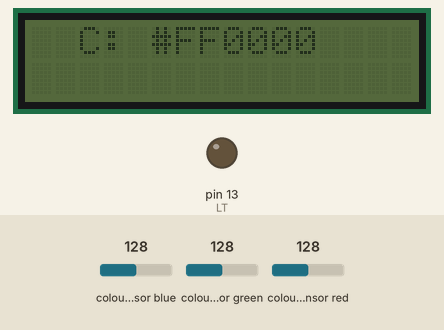
A sketch run on a simulated Arduino Uno, built with avr-gcc and run on an emulated ATmega328P. Shown: 16×2 character LCD, output pins drawn as LEDs (lit = HIGH). Wiring (inferred from the names in the program): TCS3200 colour sensor: output pin 2; S2 pin 5; S3 pin 6; S0 pin 3; S1 pin 4. The inputs (shaded band) are chosen by the test bench; at power-on: colour sensor blue 128, colour sensor green 128, colour sensor red 128. Pins used as bus, display or sensor lines are not drawn; what the sketch prints to the serial monitor is not drawn.

Above: at 1.3 s.
1.4 s: colour sensor blue set to 5
At 4.1 s:
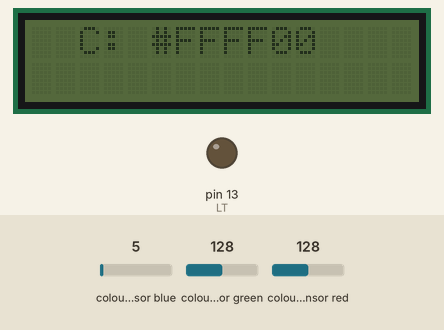
4.4 s: colour sensor green set to 191
At 7.2 s:
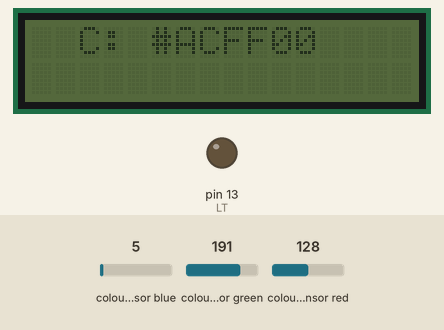
7.4 s: colour sensor red set to 243
At 10.9 s:
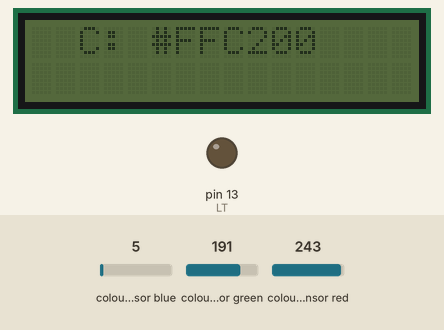
Timing chart, 0 to 16.4 s (numbered marks = the images above; inputs shaded):
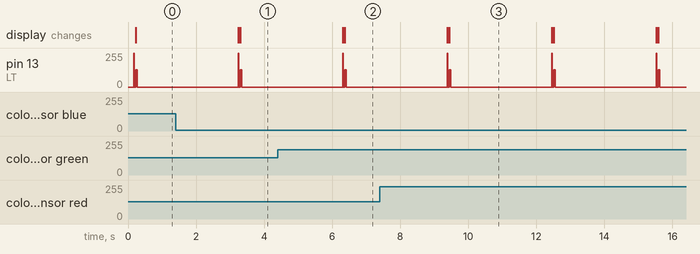

Measured:
- after the input at 1.4 s, the display: first differs from a run without the input after 1.9 s (image 1)
- after the input at 4.4 s, the display: first differs from a run without the input after 2.0 s (image 2)
- after the input at 7.4 s, the display: first differs from a run without the input after 2.0 s (image 3)
- by itself, pin 13 (LT): repeats every 3.1 s: 0/255 0.04 s, 131/255 0.04 s, 0/255 3.0 s, 255/255 0.02 s

The sketch:

GentileVision.ino
```cpp
struct TSL{double t; double s; double l;};//se define una funcion tipo estructura que nos permite definir y tomar varias variables.
int out = 2; // definicion de salida.
int S0 = 3;
int S1 = 4;
int S2 = 5;
int S3 = 6;
int OE = 7; // salida habilitada.
int LT = 13; // indicador de adquisicion de color segun codificacion RGB.

#include <Wire.h>
#include <LiquidCrystal_I2C.h>
LiquidCrystal_I2C lcd(0x27,16,2);


 void setup() {
   TCS3200config();//salta a configurar el sensor.
   Serial.begin(115200);//configura la velocidad del puerto serie.
   Serial.print("\nleyendo sensor 3210\n");//imprime un mensaje.
   delay(100);
   lcd.init();
   lcd.clear();
 }

 void loop() {
   struct TSL tsl = detectorColor();//toma los datos de la funcion de los colores y lo almacena en struct.
   double t = tsl.t;
   Serial.println();
   delay(3000);
   lcd.clear();
 }

 // comando para detectar si hay color alfrente del sensor.
 bool presenteEn(){

   //se cataloga el grado de luminosidad segun la hoja de datos.
   //para determinar el grado de luminosdad o oscuridad.
   double presenteEnTolerance = 2;
   // n˙mero se hace grande cuando algo est· en frente del sensor.
   double presenteEn = leerColor(out,0,0)/leerColor(out,0,1);

   if(presenteEn < presenteEnTolerance){
     Serial.println("no hay nada en frente del sensor");
     return false;
   }
   return true;
 }

 // retorna TSL segun color detectado.
 //
 struct TSL detectorColor(){
 struct TSL tsl;
 double blanco = leerColor(out,0,1);//out es el pin 2 del arduino.
 double rojoS = leerColor(out,1,1);
 double azulS = leerColor(out,2,1);
 double verdeS = leerColor(out,3,1);
 Serial.print("datos capturados blanco : "); Serial.println(blanco);
 Serial.print("datos capturados R : "); Serial.println(rojoS);
 Serial.print("datos capturados G : "); Serial.println(verdeS);
 Serial.print("datos capturados B : "); Serial.println(azulS);Serial.println();

 double r,v,b; // r,v,b Ä [0..1]
 double offset = 3.0/blanco; // compensacion de luminosidad.
 r=min(1.0, offset+(blanco/rojoS));
 v=min(1.0, offset+(blanco/verdeS));
 b=min(1.0, offset+(blanco/azulS));
 Serial.print(" Rojo : "); Serial.println( r);
 Serial.print(" verde : "); Serial.println( v);
 Serial.print(" azul : "); Serial.println( b);
 Serial.println();
 // transformacion RVB -> TSL.
 // r,v,b Ä [0..1]
 // t Ä [0∞..360∞]; s,l Ä [%]
 double t,s,l;
 double maxRVB = max(max(r, b),v);
 double minRVB = min(min(r, b),v);
 double delta = maxRVB-minRVB;
 double sumatoria = maxRVB+minRVB;
 l=(sumatoria/2.0);
 if(delta==0.0){
  t=s=0.0;
 }
 else{
   //saturacion
   if ( l < 0.5 ) s = delta / sumatoria;
   else s = delta / ( 2.0 - delta );

   // tinte
   double del_R = ( ( ( maxRVB - r ) / 6.0 ) + ( delta / 2.0 ) ) / delta;
   double del_G = ( ( ( maxRVB - v ) / 6.0 ) + ( delta / 2.0 ) ) / delta;
   double del_B = ( ( ( maxRVB - b ) / 6.0 ) + ( delta / 2.0 ) ) / delta;

   if ( r == maxRVB ) t = del_B - del_G;
   else if ( v == maxRVB ) t = ( 1.0 / 3.0 ) + del_R - del_B;
   else if ( b == maxRVB ) t = ( 2.0 / 3.0 ) + del_G - del_R;

   if ( t < 0 ) t += 1.0;
   if ( t > 1 ) t -= 1.0;
 }

 // normalizacion
 t*=360.0; // [0∞..360∞]
 s*=100.0; // [%]
 l*=100.0; // [%]
 tsl.t=t; tsl.s=s; tsl.l=l;

 Serial.print(" tinte [0..360]: "); Serial.println(t);
 Serial.print(" saturacion [%]: "); Serial.println(s);
 Serial.print(" luminancia [%]: "); Serial.println(l);

 unsigned int rojo, verde ,azul;
 int html[6];
 if (t>=0&&t<=60){
      rojo=255;
      azul=0;
      verde= (t*64)/(15.01);
 }
 if (t>=60&&t<=120){
      rojo=((t-120)*64)/(105.01-120);
      azul=0;
      verde= 255;
 }
 if (t>=120&&t<=180){
      rojo=0;
      azul=((t-120)*64)/(135.01-120);
      verde= 255;
 }
 if (t>=180&&t<=240){
      rojo= 0;
      azul= 255;
      verde= ((t-240)*64)/(225.01-240);
 }
  if (t>=240&&t<=300){
      rojo=((t-240)*64)/(255.01-240);
      azul= 255;
      verde= 0;
 }
 if (t>=300&&t<=360){
      rojo= 255;
      azul= ((t-360)*64)/(345.01-360);
      verde= 0;
  }

  for(int i=0;i<2;i++){
    if(i==0){
      html[1]=rojo%16;
      html[3]=verde%16;
      html[5]=azul%16;
    }
    if(i==1){
      html[0]=rojo/16;
      html[2]=verde/16;
      html[4]=azul/16;
    }
   }
  char html2[6];
  Serial.println();
  Serial.print("Color: #");
  lcd.setCursor(0,3);
   for(int i=0;i<6;i++){
    switch(html[i]){
      case 0:
       html2[i]='0';
        Serial.print(0);
        break;
      case 1:
      html2[i]='1';
        Serial.print(1);
        break;
      case 2:
      html2[i]='2';
        Serial.print(2);
        break;
      case 3:
      html2[i]='3';
        Serial.print(3);
        break;
      case 4:
      html2[i]='4';
        Serial.print(4);
        break;
      case 5:
      html2[i]='5';
        Serial.print(5);
        break;
      case 6:
      html2[i]='6';
        Serial.print(6);
        break;
      case 7:
      html2[i]='7';
        Serial.print(7);
        break;
      case 8:
      html2[i]='8';
        Serial.print(8);
        break;
      case 9:
      html2[i]='9';
        Serial.print(9);
        break;
      case 10:
      html2[i]='A';
        Serial.print("A");
        break;
      case 11:
      html2[i]='B';
        Serial.print("B");
        break;
      case 12:
      html2[i]='C';
        Serial.print("C");
        break;
      case 13:
      html2[i]='D';
        Serial.print("D");
        break;
      case 14:
      html2[i]='E';
        Serial.print("E");
        break;
      case 15:
      html2[i]='F';
        Serial.print("F");
        break;
     }
   }
   lcd.setCursor(2,0);
   lcd.print("C: #");
   lcd.setCursor(6,0);
   for(int i=0;i<6;i++){
    lcd.print(html2[i]);
   }
 return tsl;
 }

 double leerColor(int outPin, int color, boolean LEDestado){
   estModo(2); // frecuencia max 100Khz => 10us
   //selectiona el filtro
   if(color == 0){
    digitalWrite(S3, LOW); //S3
    digitalWrite(S2, HIGH); //S2
   }else if(color == 1){//rojo
    digitalWrite(S3, LOW); //S3
    digitalWrite(S2, LOW); //S2
   }else if(color == 2){//azul
    digitalWrite(S3, HIGH); //S3
    digitalWrite(S2, LOW); //S2
   }else if(color == 3){//verde
    digitalWrite(S3, HIGH); //S3
    digitalWrite(S2, HIGH); //S2
   }
   if(LEDestado){
    digitalWrite(LT, HIGH);
   }else{
    digitalWrite(LT, LOW);
   }
   //tiempo para que el sensor tome su lectura y se estabilice.
   int delaySensor = 10; //microseg.
   // lee el pulso
   double leerPulso;
   delay(delaySensor);
   leerPulso = pulseIn(outPin, LOW, 25000000);
   //si el tiempo es mayor de lo que lee pulsein regresa cero.
   if(leerPulso < .1){ leerPulso = 25000000; }
     //descativa el sensor para ahorrar energia.
     estModo(0);
     return leerPulso;
 }

 void estModo(int modo){
   if(modo == 0){
    //power OFF
      digitalWrite(LT, LOW);
      digitalWrite(S0, LOW); //S0
      digitalWrite(S1, LOW); //S1
    }else if(modo == 1){
    //escala 1:1
      digitalWrite(S0, HIGH); //S0
      digitalWrite(S1, HIGH); //S1
    }else if(modo == 2){
    //escala 1:5
      digitalWrite(S0, HIGH); //S0
      digitalWrite(S1, LOW); //S1
    }else{ //if(modo == 3)
    //escala 1:50
      digitalWrite(S0, LOW); //S0
      digitalWrite(S1, HIGH); //S1
    }
   }

 ///////////////////funcion de configuracion de pines/////////////////
 void TCS3200config(){
  //configuracion de frecuencia en el setup estan los pines respectivos.
  pinMode(S0,OUTPUT);
  pinMode(S1,OUTPUT);
  //seleccion de color.
  pinMode(S2,OUTPUT);
  pinMode(S3,OUTPUT);
  //salida.
  pinMode(out, INPUT);
  //habilita la salida.
  pinMode(OE,OUTPUT); //habilita el modulo de luz.
  // halita la deteccion de color.
  pinMode(LT,OUTPUT);
}
```
